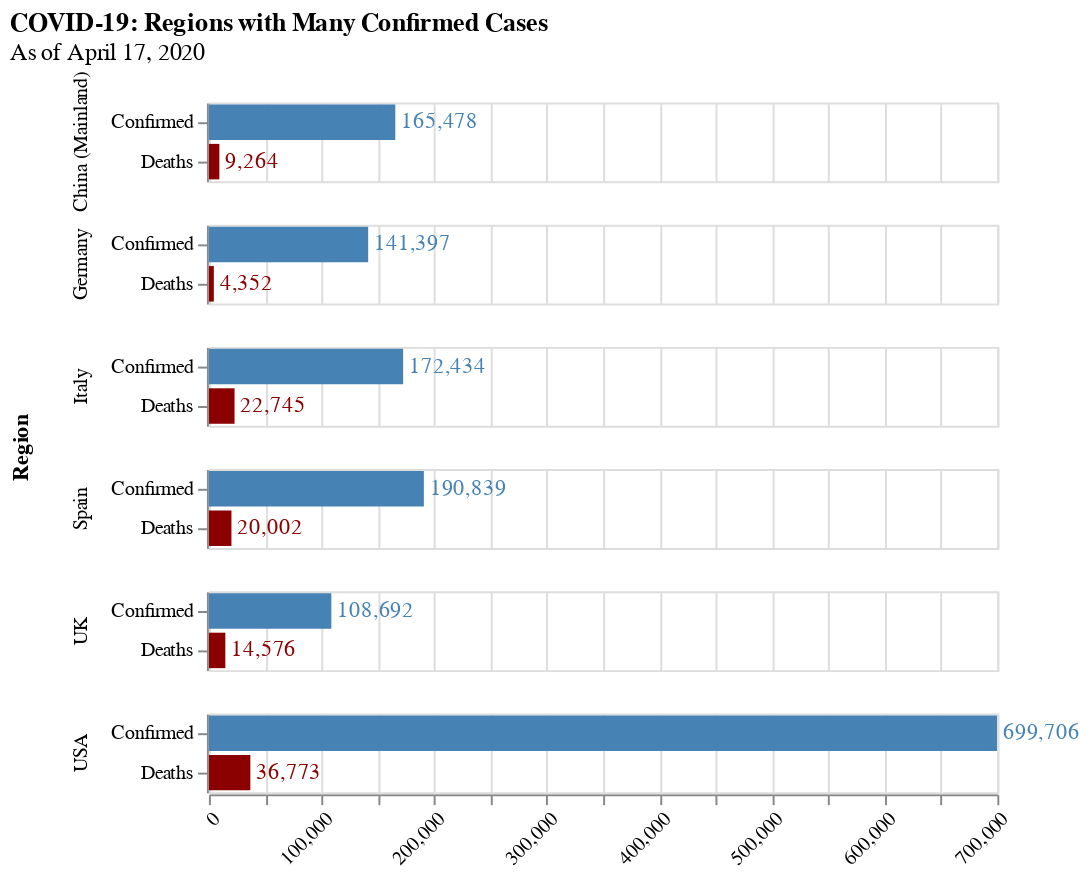

This figure's notebook cell:
### Code cell
# Confirmed and Deaths, Large Regions
regions_large = Places([china, usa, italy, germany, spain, uk])
plot_group_qtys(regions_large, 'COVID-19: Regions with Many Confirmed Cases')

### Figure 1 — Vega-Lite specification as saved in the notebook (floating-point values rounded to 4 significant figures)
{"config": {"view": {"continuousWidth": 400, "continuousHeight": 300}, "axisX": {"labelAngle": -45, "title": null}, "axisY": {"title": null}}, "data": {"name": "data-ba6db9c7afb49c677be2d93e5281a286"}, "facet": {"row": {"type": "nominal", "field": "Region"}}, "spec": {"layer": [{"mark": "bar", "encoding": {"color": {"type": "nominal", "field": "Case Type", "legend": null, "scale": {"range": ["steelblue", "darkred"]}}, "x": {"type": "quantitative", "field": "Count"}, "y": {"type": "nominal", "field": "Case Type"}}}, {"mark": {"type": "text", "align": "left", "baseline": "middle", "dx": 3}, "encoding": {"color": {"type": "nominal", "field": "Case Type", "legend": null, "scale": {"range": ["steelblue", "darkred"]}}, "text": {"type": "quantitative", "field": "Count", "format": ","}, "x": {"type": "quantitative", "field": "Count"}, "y": {"type": "nominal", "field": "Case Type"}}}]}, "title": {"text": "COVID-19: Regions with Many Confirmed Cases", "subtitle": "As of April 17, 2020"}, "$schema": "https://vega.github.io/schema/vega-lite/v4.8.1.json", "datasets": {"data-ba6db9c7afb49c677be2d93e5281a286": [{"Region": "China (Mainland)", "Count": 165478, "Case Type": "Confirmed"}, {"Region": "China (Mainland)", "Count": 9264, "Case Type": "Deaths"}, {"Region": "USA", "Count": 699706, "Case Type": "Confirmed"}, {"Region": "USA", "Count": 36773, "Case Type": "Deaths"}, {"Region": "Italy", "Count": 172434, "Case Type": "Confirmed"}, {"Region": "Italy", "Count": 22745, "Case Type": "Deaths"}, {"Region": "Germany", "Count": 141397, "Case Type": "Confirmed"}, {"Region": "Germany", "Count": 4352, "Case Type": "Deaths"}, {"Region": "Spain", "Count": 190839, "Case Type": "Confirmed"}, {"Region": "Spain", "Count": 20002, "Case Type": "Deaths"}, {"Region": "UK", "Count": 108692, "Case Type": "Confirmed"}, {"Region": "UK", "Count": 14576, "Case Type": "Deaths"}]}}
